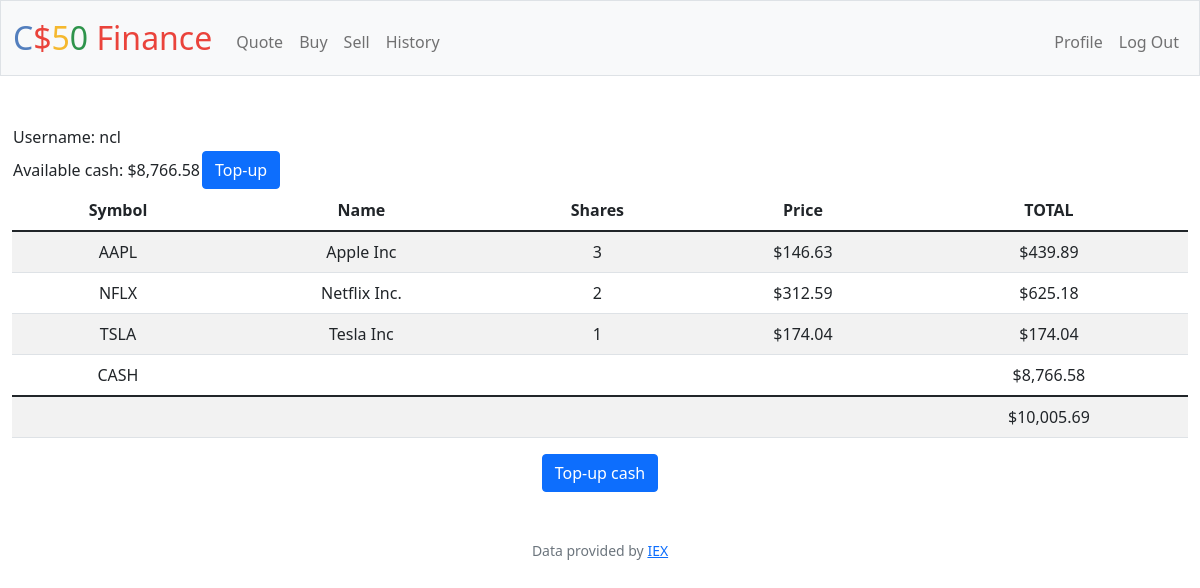
Screenshot of /profile (signed in) with the database file from the repository.
### tables this page shows
CREATE TABLE users (id INTEGER PRIMARY KEY AUTOINCREMENT NOT NULL, username TEXT NOT NULL, hash TEXT NOT NULL, cash NUMERIC NOT NULL DEFAULT 10000.00);

CREATE TABLE transactions(
    id INTEGER PRIMARY KEY AUTOINCREMENT,
    user_id INTEGER NOT NULL, 
    name TEXT NOT NULL, 
    shares INTEGER NOT NULL, 
    price NUMERIC NOT NULL, 
    type TEXT NOT NULL, 
    symbol TEXT NOT NULL, 
    time TIMESTAMP DEFAULT CURRENT_TIMESTAMP, 
    FOREIGN KEY(user_id) REFERENCES users(id)
);

### app.py (the view)
@app.route("/profile", methods=["GET", "POST"])
@login_required
def profile():
    uid = session["user_id"]
    username = db.execute("SELECT username FROM users WHERE id = ?", uid)[0]["username"]
    userdata = db.execute(
        "SELECT username, cash FROM users WHERE id = ?", uid)
    stocks = db.execute(
        "SELECT symbol, name, price, SUM(shares) as totalShares FROM transactions WHERE user_id = ? GROUP BY symbol", uid)
    cash = db.execute("SELECT cash FROM users WHERE id = ?", uid)[0]["cash"]
    total = cash
    for stock in stocks:
        total += stock["price"]*stock["totalShares"]
    return render_template("profile.html", stocks2=stocks, cash=usd(cash), total=usd(total), usd=usd, username=username, userdata=userdata)

### app.py (called while the page is built)
@app.after_request
def after_request(response):
    response.headers["Cache-Control"] = "no-cache, no-store, must-revalidate"
    response.headers["Expires"] = 0
    response.headers["Pragma"] = "no-cache"
    return response

### helpers.py (called while the page is built)
def login_required(f):
    @wraps(f)
    def decorated_function(*args, **kwargs):
        if session.get("user_id") is None:
            return redirect("/login")
        return f(*args, **kwargs)
    return decorated_function

def usd(value):
    return f"${value:,.2f}"

### templates/profile.html (shortened to what this page needs)
{% extends "layout.html" %}
{% block main %}
<table>
<tr>
<td style="text-align:left">
{% for data in userdata %}
            Username: {{ data["username"]}}
        {% endfor %}
</td>
</tr>
<tr>
<td style="text-align:left">
{% for data in userdata %}
            Available cash: {{ usd(data["cash"])}}
{% endfor %}
</td>
<td><button class="btn btn-primary" type="submit">Top-up</button></td>
</tr>
</table>
<table class="table table-striped">
    <thead>
        <tr>
            <th>Symbol</th>
            <th>Name</th>
            <th>Shares</th>
            <th>Price</th>
            <th>TOTAL</th>
        </tr>
    </thead>
    <tbody>
        {% for stock in stocks2 %}
        <tr>
            <td>{{ stock["symbol"]}}</td>
            <td>{{ stock["name"]}}</td>
            <td>{{ stock["totalShares"]}}</td>
            <td>{{ usd(stock["price"]) }}</td>
            <td>{{ usd(stock["totalShares"] * stock["price"]) }}</td>
        </tr>
        {% endfor %}
        <tr>
            <td>CASH</td>
            <td colspan="3"></td>
            <td>{{ cash }}</td>
        </tr>
    </tbody>
        <td colspan="4"></td>
        <td>{{total}}</td>
</table>
<button class="btn btn-primary" type="submit">Top-up cash</button>
{% endblock %}

### rows the page displays
users: username "ncl", cash "$8,766.58"
transactions: symbol "TSLA", name "Tesla Inc", totalShares "1", price "$174.04", usd(stock['totalShares']*stock['price']) "$174.04"

### other values shown
{{ stock["symbol"] }} "AAPL" "NFLX"
{{ stock["name"] }} "Apple Inc" "Netflix Inc."
{{ stock["totalShares"] }} "3" "2"
{{ usd(stock["price"]) }} "$146.63" "$312.59"
{{ usd(stock["totalShares"] * stock["price"]) }} "$439.89" "$625.18"
{{ cash }} "$8,766.58"
{{ total }} "$10,005.69"
